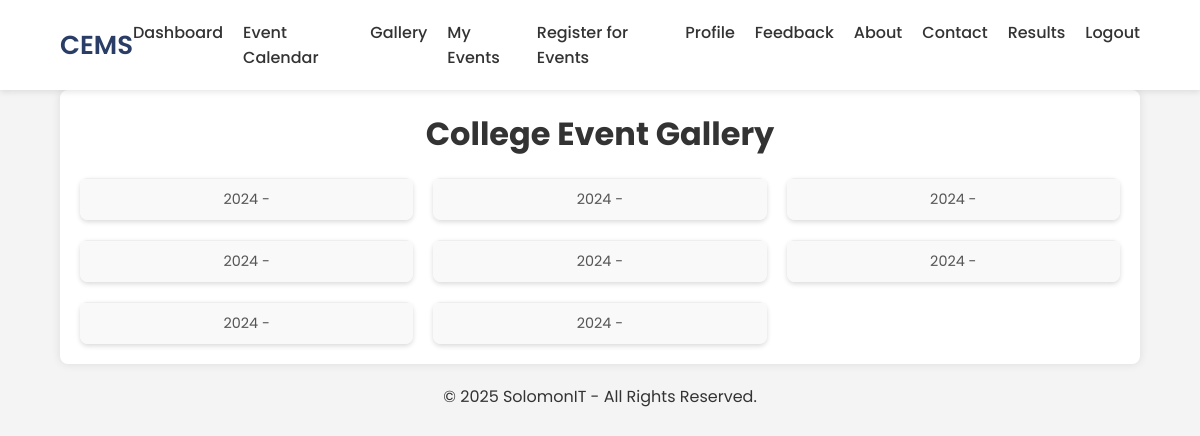
/gallery.php, run on the app's committed database.
### tables this page shows
CREATE TABLE `gallery_images` (
  `id` int NOT NULL AUTO_INCREMENT,
  `year` int NOT NULL,
  `image_path` varchar(255) NOT NULL,
  `description` varchar(255) DEFAULT NULL,
  PRIMARY KEY (`id`)
);

### gallery.php (the view, shortened to what this page needs)
<?php
include "config.php";
?>
<!DOCTYPE html>
<html lang="en">
<head>
</head>
<body>
    <?php include "navbar.php"; ?>
    <div class="gallery-container">
        <h1>College Event Gallery</h1>
        <div class="gallery">
            <?php
            $sql = "SELECT * FROM gallery_images ORDER BY year DESC";
            $result = mysqli_query($conn, $sql);
            if (mysqli_num_rows($result) > 0) {
                while ($row = mysqli_fetch_assoc($result)) {
                    echo '<div class="gallery-item">';
                    echo '<div class="image-description">';
                    echo htmlspecialchars($row['year']) . ' - ' . htmlspecialchars($row['description']);
                    echo '</div>';
                    echo '</div>';
                }
            } else {
                echo "<p>No images uploaded yet.</p>";
            }
            ?>
        </div>
    </div>
    <footer>
        <p>© 2025 SolomonIT - All Rights Reserved.</p>
    </footer>
</body>
</html>

### gallery.php (style rules this page uses)
body { font-family: 'Poppins', sans-serif; background-color: #f4f4f4; color: #333; margin: 0; padding: 0; display: flex; flex-direction: column; align-items: center; min-height: 100vh; }
.gallery-container { width: 90%; max-width: 1200px; background-color: #fff; border-radius: 8px; box-shadow: 0 0 10px rgba(0, 0, 0, 0.1); padding: 20px; margin-bottom: 20px; }
h1 { text-align: center; margin-bottom: 20px; color: #333; }
.gallery { display: grid; grid-template-columns: repeat(auto-fit, minmax(250px, 1fr)); gap: 20px; }
.gallery-item { border-radius: 8px; overflow: hidden; box-shadow: 0 2px 5px rgba(0, 0, 0, 0.15); transition: transform 0.3s ease; }
.image-description { padding: 10px; text-align: center; background-color: #f9f9f9; border-top: 1px solid #eee; font-size: 0.9em; color: #555; }

### navbar.php (style rules this page uses)
* { margin: 0; padding: 0; box-sizing: border-box; font-family: 'Poppins', sans-serif; }

### data on the page
gallery_images: year "2024"
gallery_images: year "2024"
gallery_images: year "2024"
gallery_images: year "2024"
gallery_images: year "2024"
gallery_images: year "2024"
gallery_images: year "2024"
gallery_images: year "2024"
